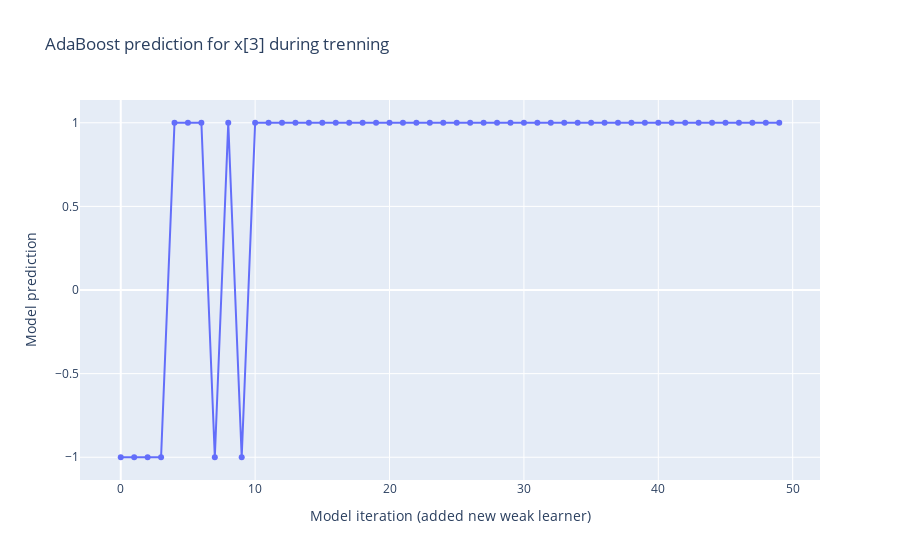

Write notebook code for a chart like this one.
### Markdown cell above
How was the AdaBoost prediction changing for a specific element during trenning?

### Code cell
i = 3
y = np.array(list(clf.staged_predict(X_train[i:i+1]))).flatten()

fig = go.Figure(data=go.Scatter(y=y, mode='markers+lines'))
fig.update_layout(title=f'AdaBoost prediction for x[{i}] during trenning')
fig.update_xaxes(title='Model iteration (added new weak learner)')
fig.update_yaxes(title='Model prediction')
fig.show()

### Figure 1 — Plotly figure (JSON) as saved in the notebook; plotly's stock layout.template omitted (floating-point values rounded to 4 significant figures)
{"data": [{"mode": "markers+lines", "type": "scatter", "y": [-1, -1, -1, -1, 1, 1, 1, -1, 1, -1, 1, 1, 1, 1, 1, 1, 1, 1, 1, 1, 1, 1, 1, 1, 1, 1, 1, 1, 1, 1, 1, 1, 1, 1, 1, 1, 1, 1, 1, 1, 1, 1, 1, 1, 1, 1, 1, 1, 1, 1]}], "layout": {"title": {"text": "AdaBoost prediction for x[3] during trenning"}, "xaxis": {"title": {"text": "Model iteration (added new weak learner)"}}, "yaxis": {"title": {"text": "Model prediction"}}}}
